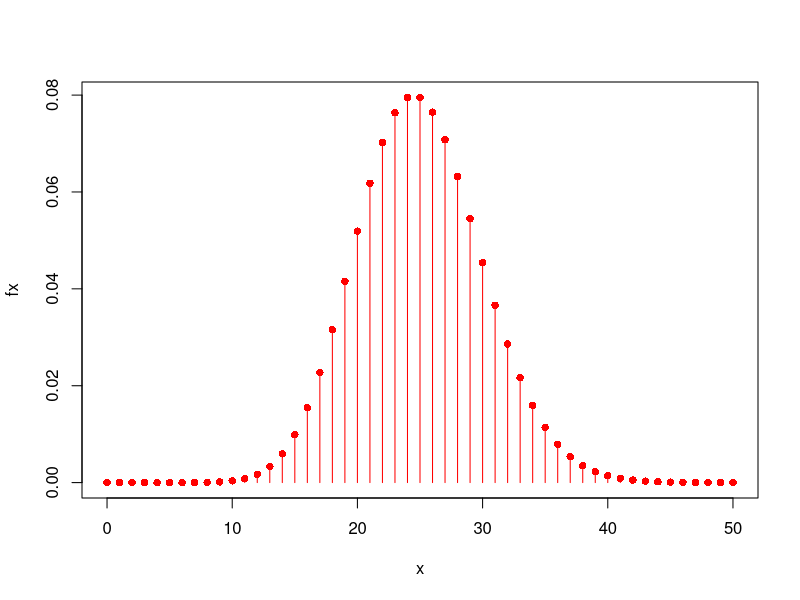
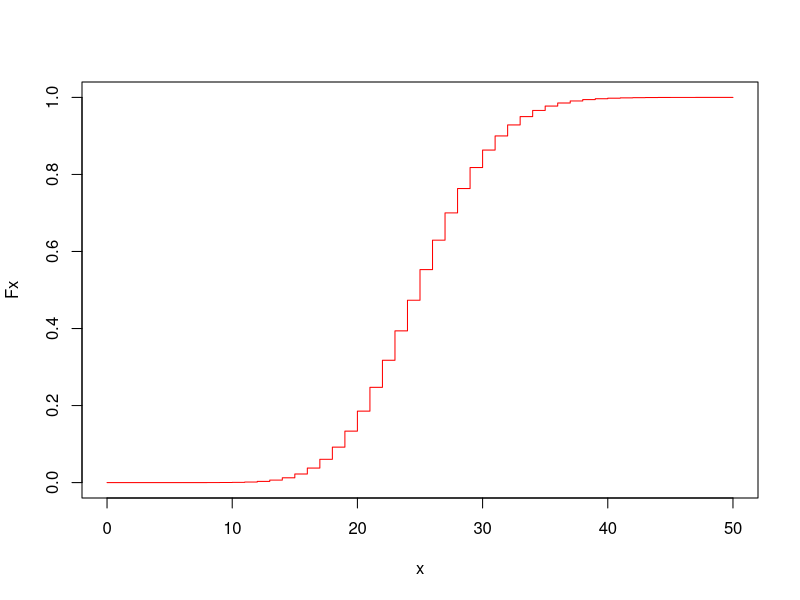
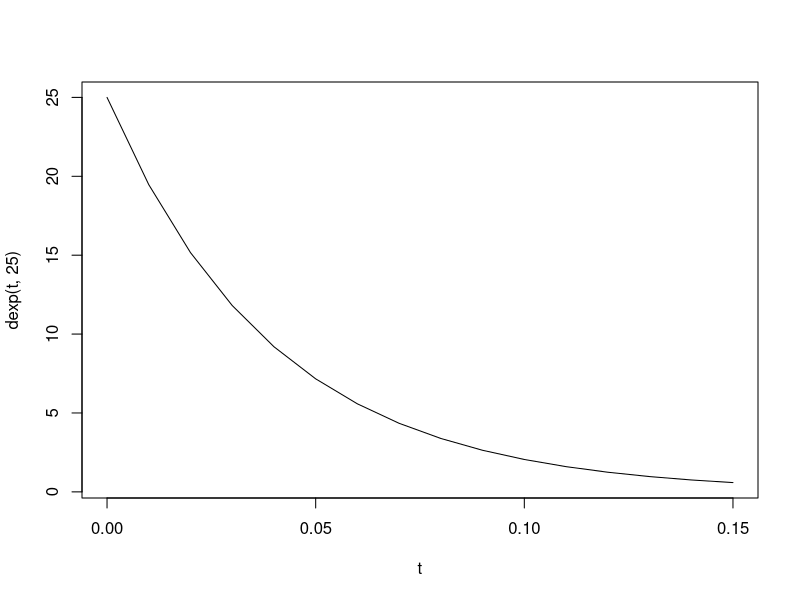
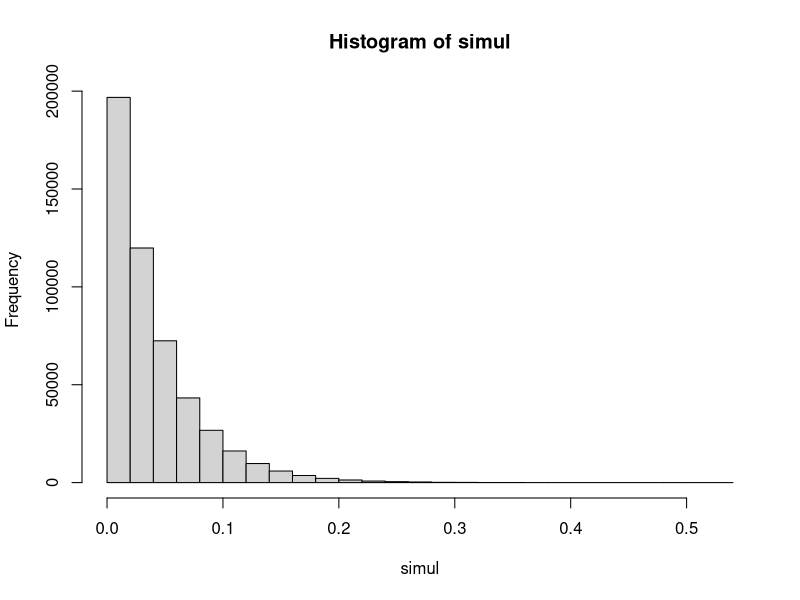
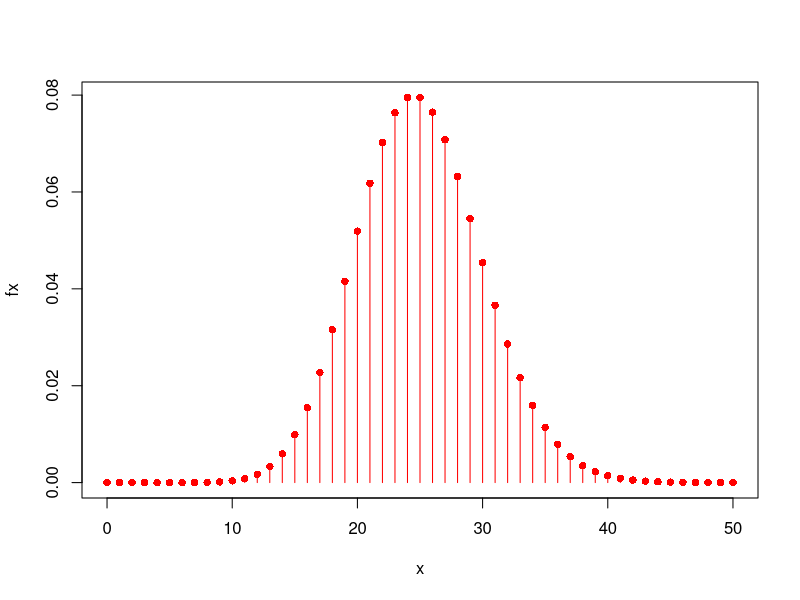
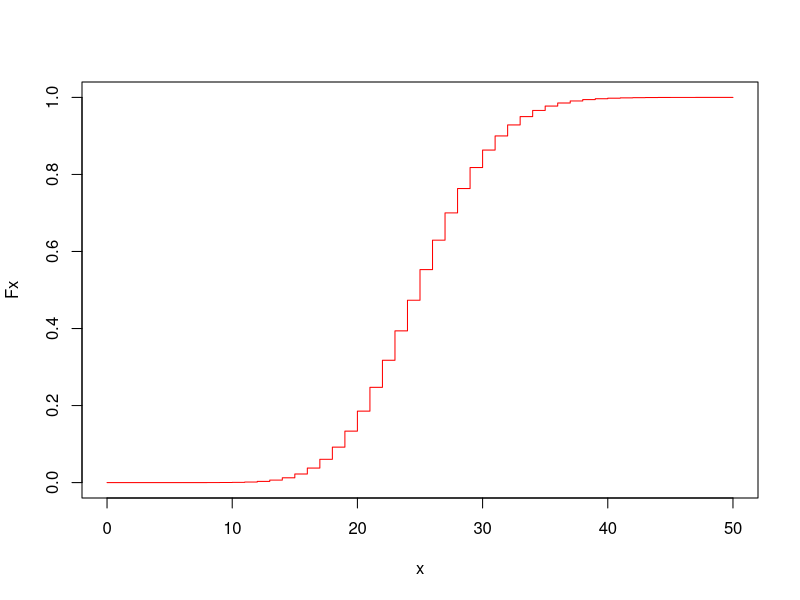
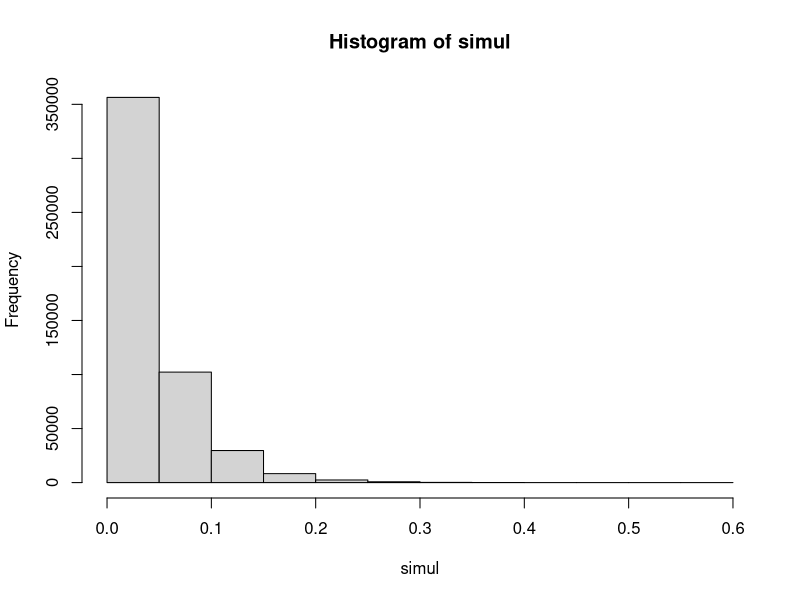

These charts were generated, in order, by the following R code:
#P(X=10) con lambda 25

dpois(10, 25)

#P(X=30) con lambda 25
dpois(30, 25)

#dibujar la poisson 

x <- 0:50
fx <- dpois(x, lambda = 25)
fx

plot(x, fx, col="red", pch=16)
lines(x, fx, type="h", col="red")

##P(X<=30)
ppois(30, 25)

##P(X>=30)
1-ppois(29, 25)

#dibujemos F(x)
Fx <- ppois(x, 25)

plot(x, Fx, type="s", col="red")

####dibujar densidad exponencial

t <- seq(0,0.15, 0.01)
plot(t, dexp(t, 25), type="l")

###probabilidad de esperar como mínimo 0.052
#P(T>0.052)= 1- P(T<0.052)=1-F(0.052)
1-pexp(0.052, 25)

#simular experimento exponencial
set.seed(88)
simul <- rexp(500000, 25)

hist(simul)

mean(simul)

#para exp E(T) =1/lamba
##


####problema 2

1-pexp(13000, 1/10000)
qexp(0.8, 1/10000)

set.seed(85)
simul <- rexp(100, 1/10000)
mean(simul)
median(simul)
var(simul)

###
x <- 0:50
fx <- dpois(x, 25)
fx

dpois(30, 25)
exp(-25)*25^30/factorial(30)
  
plot(x, fx, col="red", pch=16)
lines(x, fx, type="h", col="red")


#P(X=10)
dpois(10, 25)

#P(X=30)
dpois(30, 25)


#P(X<=30)
ppois(30, 25)

#funcion F de distrucion
Fx <- ppois(x, 25)

plot(x, Fx, type="s", col="red")

#probabilidad de un tiempo de almenos 0.052
#1-P(X<0.052)
1-pexp(0.052, 25)

# el valor de espera que acumula 
#el 75% de las llamadas

qexp(0.75, 25)

simul <- rexp(500000, 25)
hist(simul)

#promedio 
mean(simul)
#valor eseperado
1/25


### P(T>13000) = 1-P(T<13000)
1-pexp(13000, 1/10000)
qexp(0.8, 1/10000)

####
set.seed(85)

simul <- rexp(100, 1/10000)
mean(simul)
median(simul)
var(simul)


set.seed(85)
mean(rexp(100, 1/10000))
median(rexp(100, 1/10000))
var(rexp(100, 1/10000))

